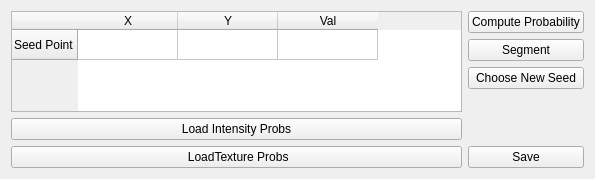
<?xml version="1.0" encoding="UTF-8"?>
<ui version="4.0">
 <class>ImageSegmentationWidget</class>
 <widget class="QWidget" name="ImageSegmentationWidget">
  <property name="geometry">
   <rect>
    <x>0</x>
    <y>0</y>
    <width>595</width>
    <height>179</height>
   </rect>
  </property>
  <property name="windowTitle">
   <string>ImageSegmentationWidget</string>
  </property>
  <layout class="QHBoxLayout" name="horizontalLayout_3">
   <item>
    <layout class="QVBoxLayout" name="verticalLayout_2">
     <item>
      <widget class="QTableWidget" name="tableWidget">
       <row>
        <property name="text">
         <string>Seed Point</string>
        </property>
       </row>
       <column>
        <property name="text">
         <string>X</string>
        </property>
       </column>
       <column>
        <property name="text">
         <string>Y</string>
        </property>
       </column>
       <column>
        <property name="text">
         <string>Val</string>
        </property>
       </column>
      </widget>
     </item>
     <item>
      <widget class="QPushButton" name="intensityProbBtn">
       <property name="text">
        <string>Load Intensity Probs</string>
       </property>
      </widget>
     </item>
     <item>
      <widget class="QPushButton" name="textureProbBtn">
       <property name="text">
        <string> LoadTexture Probs</string>
       </property>
      </widget>
     </item>
    </layout>
   </item>
   <item>
    <layout class="QHBoxLayout" name="horizontalLayout_2">
     <item>
      <layout class="QVBoxLayout" name="verticalLayout">
       <item>
        <widget class="QPushButton" name="probabilityBtn">
         <property name="text">
          <string>Compute Probability</string>
         </property>
        </widget>
       </item>
       <item>
        <widget class="QPushButton" name="segmentBtn">
         <property name="text">
          <string>Segment</string>
         </property>
        </widget>
       </item>
       <item>
        <widget class="QPushButton" name="newSeedBtn">
         <property name="text">
          <string>Choose New Seed</string>
         </property>
        </widget>
       </item>
       <item>
        <spacer name="verticalSpacer">
         <property name="orientation">
          <enum>Qt::Vertical</enum>
         </property>
         <property name="sizeHint" stdset="0">
          <size>
           <width>20</width>
           <height>40</height>
          </size>
         </property>
        </spacer>
       </item>
       <item>
        <widget class="QPushButton" name="saveBtn">
         <property name="text">
          <string>Save</string>
         </property>
        </widget>
       </item>
      </layout>
     </item>
    </layout>
   </item>
  </layout>
 </widget>
 <layoutdefault spacing="6" margin="11"/>
 <resources/>
 <connections>
  <connection>
   <sender>intensityProbBtn</sender>
   <signal>clicked()</signal>
   <receiver>ImageSegmentationWidget</receiver>
   <slot>loadIntensityProbs()</slot>
   <hints>
    <hint type="sourcelabel">
     <x>33</x>
     <y>115</y>
    </hint>
    <hint type="destinationlabel">
     <x>6</x>
     <y>139</y>
    </hint>
   </hints>
  </connection>
  <connection>
   <sender>textureProbBtn</sender>
   <signal>clicked()</signal>
   <receiver>ImageSegmentationWidget</receiver>
   <slot>loadTextureProbs()</slot>
   <hints>
    <hint type="sourcelabel">
     <x>190</x>
     <y>150</y>
    </hint>
    <hint type="destinationlabel">
     <x>204</x>
     <y>174</y>
    </hint>
   </hints>
  </connection>
  <connection>
   <sender>probabilityBtn</sender>
   <signal>clicked()</signal>
   <receiver>ImageSegmentationWidget</receiver>
   <slot>computeProbability()</slot>
   <hints>
    <hint type="sourcelabel">
     <x>404</x>
     <y>26</y>
    </hint>
    <hint type="destinationlabel">
     <x>297</x>
     <y>45</y>
    </hint>
   </hints>
  </connection>
  <connection>
   <sender>segmentBtn</sender>
   <signal>clicked()</signal>
   <receiver>ImageSegmentationWidget</receiver>
   <slot>segment()</slot>
   <hints>
    <hint type="sourcelabel">
     <x>456</x>
     <y>61</y>
    </hint>
    <hint type="destinationlabel">
     <x>484</x>
     <y>97</y>
    </hint>
   </hints>
  </connection>
  <connection>
   <sender>saveBtn</sender>
   <signal>clicked()</signal>
   <receiver>ImageSegmentationWidget</receiver>
   <slot>save()</slot>
   <hints>
    <hint type="sourcelabel">
     <x>356</x>
     <y>145</y>
    </hint>
    <hint type="destinationlabel">
     <x>304</x>
     <y>99</y>
    </hint>
   </hints>
  </connection>
  <connection>
   <sender>newSeedBtn</sender>
   <signal>clicked()</signal>
   <receiver>ImageSegmentationWidget</receiver>
   <slot>newSeed()</slot>
   <hints>
    <hint type="sourcelabel">
     <x>405</x>
     <y>104</y>
    </hint>
    <hint type="destinationlabel">
     <x>485</x>
     <y>137</y>
    </hint>
   </hints>
  </connection>
 </connections>
 <slots>
  <slot>loadIntensityProbs()</slot>
  <slot>loadTextureProbs()</slot>
  <slot>computeProbability()</slot>
  <slot>segment()</slot>
  <slot>save()</slot>
  <slot>newSeed()</slot>
 </slots>
</ui>
